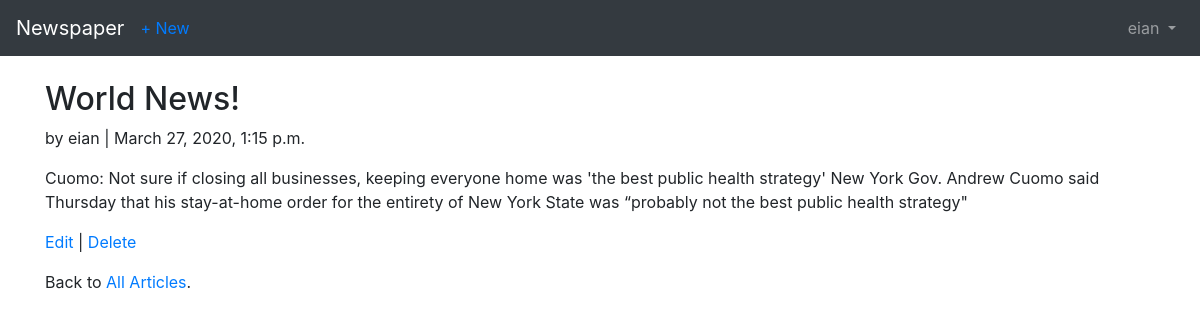
/articles/1/ (signed in), run on the app's committed database.
### users/models.py (models this page shows)
class CustomUser(AbstractUser):
    age = models.PositiveIntegerField(null=True, blank=True)

### articles/models.py (models this page shows, shortened)
class Article(models.Model):
    title = models.CharField(max_length=255)
    body = models.TextField()
    date = models.DateTimeField(auto_now_add=True)
    author = models.ForeignKey(
        get_user_model(),
        on_delete=models.CASCADE,
    )

### articles/views.py (the view)
class ArticleDetailView(LoginRequiredMixin, DetailView):
    model = Article
    template_name = 'article_detail.html'
    login_url = 'login'

### templates/article_detail.html
{% extends 'base.html' %}
{% block content %}
<div class="article-entry">
    <h2>{{ object.title }}</h2>
        <p>by {{ object.author }} | {{ object.date }}</p>
        <p>{{ object.body }}</p>
    </div>
    <p><a href="{% url 'article_edit' article.pk %}">Edit</a> |
        <a href="{% url 'article_delete' article.pk %}">Delete</a></p>
    <p>Back to <a href="{% url 'article_list' %}">All Articles</a>.</p>
{% endblock content %}

### templates/base.html (shortened to what this page needs)
<!doctype html>
<html lang="en">
  <head>
    <link rel="stylesheet" href="https://stackpath.bootstrapcdn.com/bootstrap/4.1.3/css/bootstrap.min.css">
  </head>
  <body>
    <nav class="navbar navbar-expand-md navbar-dark bg-dark mb-4">
      <a class="navbar-brand" href="{% url 'home' %}">Newspaper</a>
      {% if user.is_authenticated %}
        <ul class="navbar-nav mr-auto">
          <li class="nav-item"><a href="{% url 'article_new' %}">+ New</a></li>
          </ul>
      {% endif %}
      <div class="collapse navbar-collapse" id="navbarCollapse">
        {% if user.is_authenticated %}
          <ul class="navbar-nav ml-auto">
            <li class="nav-item">
              <a class="nav-link dropdown-toggle" href="#" id="userMenu" data-toggle="dropdown" aria-haspopup="true" aria-expanded="false">
                {{ user.username }}
              </a>
            </li>
          </ul>
        {% endif %}
      </div>
    </nav>
    <div class="container">
      {% block content %}
      {% endblock content %}
    </div>
  </body>
</html>

### data on the page
CustomUser: username "eian"
Article: title "World News!", author "eian", date "March 27, 2020, 1:15 p.m.", body "Cuomo: Not sure if closing all businesses, keeping everyone home was 'the best public health strategy' New York Gov. Andrew Cuomo said Thursday that his stay-at-home order for the entirety of New York State was “probably not the best public health strategy\""
